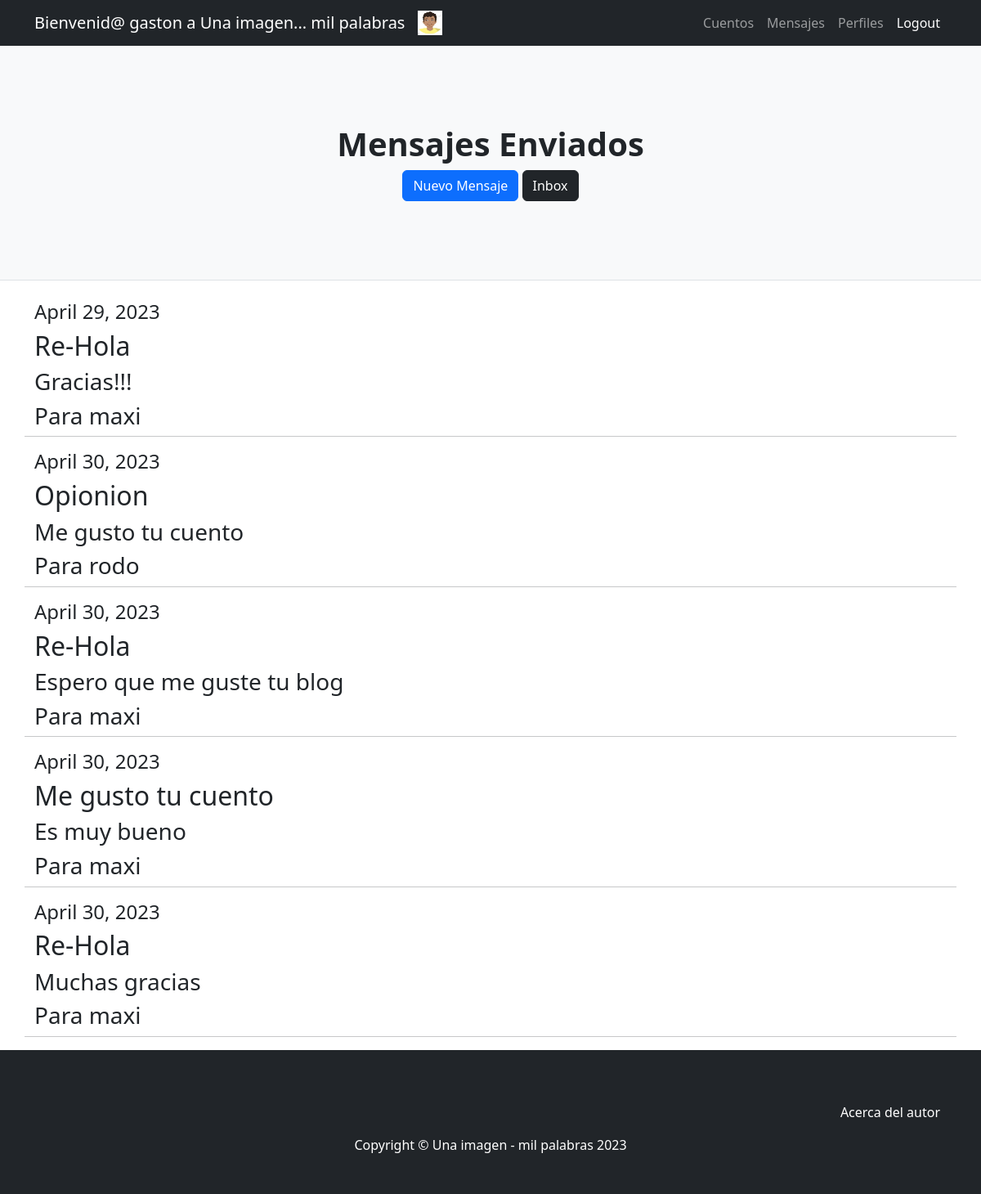
/AppUsuarios/mensajesEnviados (signed in), run on the app's committed database.
### AppUsuarios/models.py (models this page shows, shortened)
class Mensaje(models.Model):
    remitente=models.ForeignKey(User, related_name="remitente", on_delete=models.CASCADE)
    destinatario=models.ForeignKey(User, related_name="destinatario", on_delete=models.CASCADE)
    titulo=models.CharField(max_length=30)
    contenido=models.CharField(max_length=1000)
    fecha=models.DateField()

### AppUsuarios/views.py (the view)
# urls.py: path('mensajesEnviados', mensajesEnviados, name='mensajesEnviados'),
@login_required
def mensajesEnviados(request):
    mensajes=Mensaje.objects.all()
    return render (request, 'AppUsuarios/mensajesEnviados.html', {'mensajes':mensajes,"avatar":obtenerAvatar(request)})

### AppUsuarios/views.py (called while the page is built)
@login_required
def obtenerAvatar(request):
    avatares=Avatar.objects.filter(user=request.user.id)
    if len(avatares)!=0:
        return avatares[0].imagen.url
    else:
        return "/media/avatars/default.png"

### AppUsuarios/templates/AppUsuarios/mensajesEnviados.html
{% extends "AppUsuarios/padre.html" %}
{% load static %}
{% block titulo %}
<h1 class="fw-bolder">Mensajes Enviados</h1>
<a class="btn btn-primary" href="{% url 'nuevoMensaje' %}">Nuevo Mensaje</a>
<a class="btn btn-dark" href="{% url 'mensajes' %}">Inbox</a>
{% endblock %}
{% block cuerpo %}
<body>
    {% for mensaje in mensajes %}
    {% if mensaje.remitente == request.user %}
    <h4>{{ mensaje.fecha }}</h4>
    <h2>{{ mensaje.titulo }}</h2>
    <h3>{{ mensaje.contenido }}</h3>
    <h3>Para {{mensaje.destinatario}}</h3>
    <hr>
    {% endif %}
    {% endfor %}
</body>
{% endblock %}

### AppUsuarios/templates/AppUsuarios/padre.html (shortened to what this page needs)
<!DOCTYPE html>
<html lang="en">
    <head>
        {% load static %}
        <link href="{% static 'AppUsuarios/css/styles.css' %}" rel="stylesheet" />
    </head>
    <body>
        <nav class="navbar navbar-expand-lg navbar-dark bg-dark">
            <div class="container">
                {% if user.is_authenticated %}
                <a class="navbar-brand" href="{% url 'inicioUsuarios' %}">Bienvenid@ {{ user.username }} a Una imagen... mil palabras</a>
                <img src="{{ avatar }}" alt="" width="30" height="30">
                <div class="collapse navbar-collapse" id="navbarSupportedContent">
                    <ul class="navbar-nav ms-auto mb-2 mb-lg-0">
                        <li class="nav-item"><a class="nav-link" href="{% url 'inicioCuentos' %}">Cuentos</a></li>
                        <li class="nav-item"><a class="nav-link" href="{% url 'mensajes' %}">Mensajes</a></li>
                        <li class="nav-item"><a class="nav-link" href="{% url 'verMiPerfil' %}">Perfiles</a></li>
                        <li class="nav-item"><a class="nav-link active" aria-current="page" href="{% url 'logout' %}">Logout</a></li>
                    </ul>
                {% endif %}
                </div>
            </div>
        </nav>
        <header class="py-5 bg-light border-bottom mb-4">
            <div class="container">
                <div class="text-center my-5">
                    {% block titulo %}
                    {% endblock %}
                </div>
            </div>
        </header>
        <div class="container">
            <div class="row">
                {% block cuerpo %}
                {% endblock %}
            </div>
        </div>
        <footer class="py-5 bg-dark">
            <nav class="navbar navbar-expand-lg navbar-dark bg-dark">
                <div class="container">
                    <div class="collapse navbar-collapse" id="navbarSupportedContent">
                        <ul class="navbar-nav ms-auto mb-2 mb-lg-0">
                            <li class="nav-item"><a class="nav-link active" aria-current="page" href="{% url 'about' %}">Acerca del autor</a></li>
                        </ul>
                    </div>
                </div>
            </nav>
            <div class="container">
                <p class="m-0 text-center text-white">Copyright &copy; Una imagen - mil palabras 2023</p>
            </div>
        </footer>
    </body>
</html>

### data on the page
Mensaje: fecha "April 29, 2023", titulo "Re-Hola", contenido "Gracias!!!", destinatario "maxi"
Mensaje: fecha "April 30, 2023", titulo "Opionion", contenido "Me gusto tu cuento", destinatario "rodo"
Mensaje: fecha "April 30, 2023", titulo "Re-Hola", contenido "Espero que me guste tu blog", destinatario "maxi"
Mensaje: fecha "April 30, 2023", titulo "Me gusto tu cuento", contenido "Es muy bueno", destinatario "maxi"
Mensaje: fecha "April 30, 2023", titulo "Re-Hola", contenido "Muchas gracias", destinatario "maxi"

### other printed values
{{ user.username }} "gaston"
